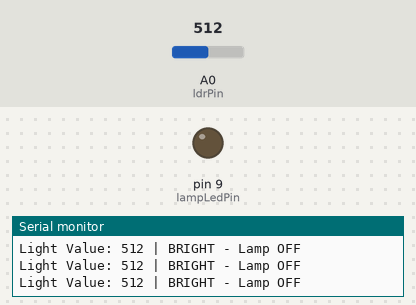
A sketch run on a simulated Arduino Uno, built with avr-gcc and run on an emulated ATmega328P. On the bench: output pins drawn as LEDs (lit = HIGH), the last lines printed to the serial monitor. The test bench sets the inputs (shaded band); at power-on: A0 (ldrPin) = 512.

Above: at 1.3 s.
1.4 s: A0 (ldrPin) set to 487
At 2.7 s:
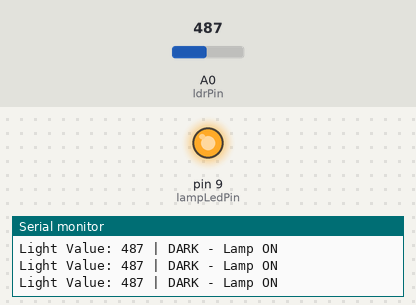
3.0 s: A0 (ldrPin) set to 510
At 4.1 s:
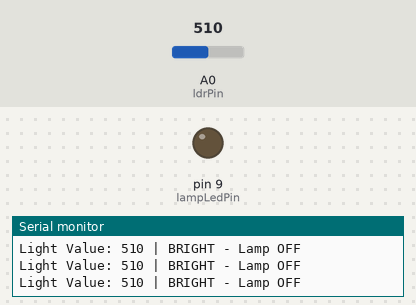
4.5 s: A0 (ldrPin) set to 490
At 5.3 s:
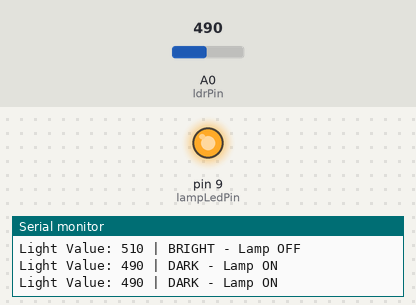
Timing chart, 0 to 7.5 s (numbered marks = the images above; inputs shaded):
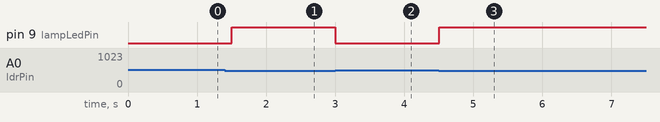

The sketch:

ldr-led-dimmer-code.ino
```cpp
const int ldrPin = A0;
const int lampLedPin = 9;

int lightValue = 0;
const int darknessThreshold = 500;

void setup() {
  pinMode(lampLedPin, OUTPUT);

  Serial.begin(9600);
  Serial.println("Smart Night Lamp Started");
}

void loop() {
  lightValue = analogRead(ldrPin);

  Serial.print("Light Value: ");
  Serial.print(lightValue);

  if (lightValue < darknessThreshold) {
    digitalWrite(lampLedPin, HIGH);
    Serial.println(" | DARK - Lamp ON");
  } else {
    digitalWrite(lampLedPin, LOW);
    Serial.println(" | BRIGHT - Lamp OFF");
  }

  delay(500);
}
```

Measured:
- the behaviour switches between 500 and 499 on A0 (ldrPin) (found by bisection; images 0 and 1)
- after the input at 1.4 s, pin 9 (lampLedPin): LOW → HIGH after 0.10 s
- after the input at 3.0 s, pin 9 (lampLedPin): HIGH → LOW at once
- after the input at 4.5 s, pin 9 (lampLedPin): LOW → HIGH at once
